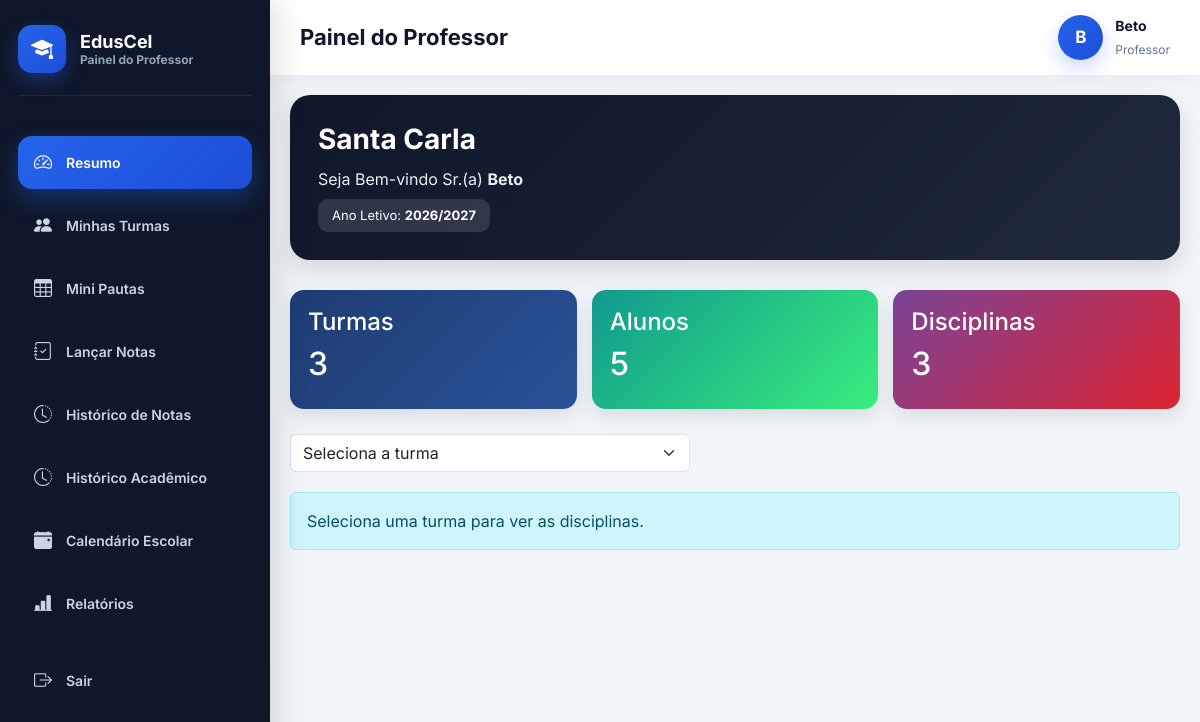
Screenshot of /dashboard/professor/ (signed in) with the database file from the repository.
### users/models.py (models this page shows, shortened)
class User(AbstractUser):
    ROLE_CHOICES = (
        ('SUPERADMIN', 'Super Admin'),
        ('DIRETOR', 'Diretor'),
        ('DIRETOR_PEDAGOGICO', 'Diretor Pedagogico'),
        ('PROFESSOR', 'Professor'),
        ('ALUNO', 'Aluno'),
        ('FINANCEIRO', 'Financeiro'),
        ('SECRETARIA', 'Secretaria'),
    )
    role = models.CharField(
        max_length=20,
        choices=ROLE_CHOICES,
        default='ALUNO'
    )
    ativo = models.BooleanField(default=True)
    escola = models.ForeignKey(
        'academic.Escola',
        on_delete=models.CASCADE,
        null=True,
        blank=True,
        related_name="usuarios"
    )
    criado_em = models.DateTimeField(auto_now_add=True)
    tentativas_login = models.PositiveIntegerField(
        default=0
    )
    bloqueado_ate = models.DateTimeField(
        null=True,
        blank=True
    )
    objects = UserManager()

### academic/models.py (models this page shows, shortened)
class Escola(models.Model):
    nome = models.CharField(
        "Nome da Escola",
        max_length=255
    )
    codigo = models.CharField(
        "Código da Escola",
        max_length=10,
        unique=True,
        blank=True,
        help_text="Código usado no login da escola"
    )
    logo = models.ImageField(
        upload_to='logos_escolas/',
        blank=True,
        null=True
    )
    endereco = models.CharField(
        "Endereço",
        max_length=255
    )
    provincia = models.CharField(
        "Província",
        max_length=100,
        blank=True,
        null=True
    )
    municipio = models.CharField(
        "Município",
        max_length=100,
        blank=True,
        null=True
    )
    telefone = models.CharField(
        "Telefone",
        max_length=20
    )
    nif = models.CharField(
        "NIF",
        max_length=14,
        blank=True,
        null=True,
        help_text="Número de Identificação Fiscal da escola"
    )
    email = models.EmailField(
        "Email da Escola",
        max_length=254,
        blank=True,
        null=True,
        help_text="Email oficial da escola"
    )
    plano = models.ForeignKey(
        "Plano",
        on_delete=models.SET_NULL,
        null=True,
        blank=True,
        related_name="escolas",
        verbose_name="Plano"
    )
    data_expiracao = models.DateField(
        "Data de Expiração do Plano",
        null=True,
        blank=True
    )
    ativo = models.BooleanField(
        "Ativo",
        default=True
    )
    criada_em = models.DateTimeField(
        "Criada em",
        auto_now_add=True
    )
    class Meta:
        verbose_name = "Escola"
        verbose_name_plural = "Escolas"
        ordering = ["nome"]

class AnoLetivo(models.Model):
    nome = models.CharField(max_length=20)  # Ex: 2025/2026
    ativo = models.BooleanField(default=True)
    escola = models.ForeignKey(
        "Escola",
        on_delete=models.CASCADE,
        related_name="anos_letivos"
    )
    def __str__(self):
        return self.nome

### core/views.py (the view, shortened to what this page needs)
# urls.py: path('dashboard/professor/', views.dashboard_professor, name='dashboard_professor'),
@login_required
def dashboard_professor(request):
    if getattr(request.user, "role", None) != "PROFESSOR":
        return redirect("dashboard")
    professor = request.user
    escola = professor.escola
    ano_letivo = AnoLetivo.objects.filter(
        escola=escola,
        ativo=True
    ).first()
    escola_nome = (
        escola.nome
        if escola
        else "Sem escola vinculada"
    )
    disciplinas_prof = Disciplina.objects.filter(
        professor=professor,
        escola=escola
    ).select_related(
        "turma",
        "turma__ano_letivo"
    )
    turmas = (
        Turma.objects
        .filter(
            disciplinas__professor=professor,
            ano_letivo=ano_letivo
        )
        .select_related(
            "curso",
            "ano_letivo"
        )
        .distinct()
        .order_by(
            "classe",
            "identificador"
        )
    )
    total_turmas = turmas.count()
    total_alunos = Aluno.objects.filter(
        turma__in=turmas
    ).count()
    total_disciplinas = disciplinas_prof.count()
    turma_id = request.GET.get("turma")
    turma_selecionada = None
    disciplinas = []
    context = {
        "escola_nome": escola_nome,
        "ano_letivo": ano_letivo,
        "total_turmas": total_turmas,
        "total_alunos": total_alunos,
        "total_disciplinas": total_disciplinas,
        "turmas": turmas,
        "turma_selecionada": turma_selecionada,
        "disciplinas": disciplinas,
    }
    return render(
        request,
        "dashboard_professor.html",
        context
    )

### core/templates/dashboard_professor.html (shortened to what this page needs)
{% extends "base_professor.html" %}
{% block content %}
<div class="dashboard-header">
    <div>
        <h3>
            {{ escola_nome }}
        </h3>
        <p>
            Seja Bem-vindo Sr.(a)
            <strong>
                {{ request.user.get_full_name|default:request.user.username }}
            </strong>
        </p>
        <div class="info-badge">
            Ano Letivo:
            <strong>
                {% if ano_letivo %}
                    {{ ano_letivo.nome }}
                {% else %}
                    Não definido
                {% endif %}
            </strong>
        </div>
    </div>
</div>
<div class="cards">
    <div class="card-box card-blue">
        <h4>Turmas</h4>
        <h2>{{ total_turmas }}</h2>
    </div>
    <div class="card-box card-green">
        <h4>Alunos</h4>
        <h2>{{ total_alunos }}</h2>
    </div>
    <div class="card-box card-purple">
        <h4>Disciplinas</h4>
        <h2>{{ total_disciplinas }}</h2>
    </div>
</div>
<div class="select-box">
<form method="GET">
    <select
        name="turma"
        class="form-select"
        onchange="this.form.submit()"
    >
        <option value="">
            Seleciona a turma
        </option>
    </select>
</form>
</div>
{% if not turma_selecionada %}
<div class="alert alert-info">
    Seleciona uma turma para ver as disciplinas.
</div>
{% endif %}
{% endblock %}

### core/templates/base_professor.html (shortened to what this page needs)
<!DOCTYPE html>
<html lang="pt">
<head>
<link href="https://cdn.jsdelivr.net/npm/bootstrap@5.3.2/dist/css/bootstrap.min.css" rel="stylesheet">
<link href="https://cdn.jsdelivr.net/npm/bootstrap-icons@1.11.1/font/bootstrap-icons.css" rel="stylesheet">
</head>
<body>
<div class="sidebar">
<div class="logo-box">
    <div class="logo-icon">
        <i class="bi bi-mortarboard-fill"></i>
    </div>
    <div class="logo-text">
        EdusCel
        <small>
            Painel do Professor
        </small>
    </div>
</div>
<ul class="menu">
    <li>
        <a href="{% url 'dashboard_professor' %}"
           class="{% if request.resolver_match.url_name == 'dashboard_professor' %}active{% endif %}">
            <i class="bi bi-speedometer2"></i>
            <span>Resumo</span>
        </a>
    </li>
    <li>
        <a href="{% url 'minhas_turmas' %}"
           class="{% if request.resolver_match.url_name == 'minhas_turmas' %}active{% endif %}">
            <i class="bi bi-people-fill"></i>
            <span>Minhas Turmas</span>
        </a>
    </li>
    <li>
        <a href="{% url 'mini_pautas' %}"
           class="{% if request.resolver_match.url_name == 'mini_pautas' %}active{% endif %}">
            <i class="bi bi-table"></i>
            <span>Mini Pautas</span>
        </a>
    </li>
    <li>
        <a href="{% url 'lancar_notas' %}"
           class="{% if request.resolver_match.url_name == 'lancar_notas' %}active{% endif %}">
            <i class="bi bi-journal-check"></i>
            <span>Lançar Notas</span>
        </a>
    </li>
    <li>
        <a href="{% url 'historico_notas' %}"
           class="{% if request.resolver_match.url_name == 'historico_notas' %}active{% endif %}">
            <i class="bi bi-clock-history"></i>
            <span>Histórico de Notas</span>
        </a>
    </li>
    <li>
        <a href="{% url 'historico_professor' %}"
           class="{% if request.resolver_match.url_name == 'historico_professor' %}active{% endif %}">
            <i class="bi bi-clock-history"></i>
            <span>Histórico Acadêmico</span>
        </a>
    </li>
    <li>
        <a href="{% url 'calendario_professor' %}"
           class="{% if request.resolver_match.url_name == 'calendario_professor' %}active{% endif %}">
            <i class="bi bi-calendar-event-fill"></i>
            <span>Calendário Escolar</span>
        </a>
    </li>
    <li>
        <a href="{% url 'relatorios_professor' %}"
           class="{% if request.resolver_match.url_name == 'relatorios_professor' %}active{% endif %}">
            <i class="bi bi-bar-chart-line-fill"></i>
            <span>Relatórios</span>
        </a>
    </li>
    <li class="mt-4">
        <a href="{% url 'logout' %}">
            <i class="bi bi-box-arrow-right"></i>
            <span>Sair</span>
        </a>
    </li>
</ul>
</div>
<div class="main">
<div class="topbar">
    <div class="topbar-title">
        Painel do Professor
    </div>
    <div class="user-box">
        <div class="avatar">
            {{ request.user.username|first|upper }}
        </div>
        <div class="user-info">
            <strong>
                {{ request.user.get_full_name|default:request.user.username }}
            </strong>
            <small>
                Professor
            </small>
        </div>
    </div>
</div>
<div class="content">
    {% block content %}
    {% endblock %}
</div>
</div>
</body>
</html>

### core/templates/base_professor.html (style rules this page uses)
* { margin:0; padding:0; box-sizing:border-box; }
body { font-family:'Inter',sans-serif; background:#f1f5f9; overflow-x:hidden; }
.sidebar { width:270px; height:100vh; background:linear-gradient(180deg,#0f172a,#111827); position:fixed; left:0; top:0; padding:25px 18px; overflow-y:auto; box-shadow:8px 0 30px rgba(0,0,0,0.12); z-index:1000; }
.logo-box { display:flex; align-items:center; gap:14px; margin-bottom:40px; padding-bottom:22px; border-bottom:1px solid rgba(255,255,255,0.08); }
.logo-icon { width:48px; height:48px; border-radius:14px; background:linear-gradient(135deg,#2563eb,#1d4ed8); display:flex; align-items:center; justify-content:center; font-size:22px; color:white; box-shadow:0 8px 18px rgba(37,99,235,0.35); }
.logo-text { color:white; font-size:18px; font-weight:700; line-height:1.2; }
.logo-text small { display:block; color:#94a3b8; font-size:12px; }
.menu { list-style:none; padding:0; margin:0; }
.menu li { margin-bottom:10px; }
.menu a { display:flex; align-items:center; gap:14px; text-decoration:none; padding:13px 16px; border-radius:14px; color:#cbd5e1; transition:.25s; font-size:14px; font-weight:600; }
.menu a i { font-size:18px; }
.menu a.active { background:linear-gradient(135deg,#2563eb,#1d4ed8); color:white; box-shadow:0 10px 25px rgba(37,99,235,0.35); }
.main { margin-left:270px; width:calc(100% - 270px); min-height:100vh; display:flex; flex-direction:column; }
.topbar { height:75px; background:white; display:flex; align-items:center; justify-content:space-between; padding:0 30px; box-shadow:0 4px 18px rgba(0,0,0,0.04); position:sticky; top:0; z-index:999; }
.topbar-title { font-size:22px; font-weight:700; color:#0f172a; }
.user-box { display:flex; align-items:center; gap:12px; }
.avatar { width:45px; height:45px; border-radius:50%; background:linear-gradient(135deg,#2563eb,#1d4ed8); display:flex; align-items:center; justify-content:center; color:white; font-weight:700; font-size:17px; box-shadow:0 8px 20px rgba(37,99,235,0.25); }
.user-info strong { display:block; color:#0f172a; font-size:14px; }
.user-info small { color:#64748b; font-size:12px; }
.content { padding:20px; flex:1; width:100%; }

### core/templates/dashboard_professor.html (style rules this page uses)
.dashboard-header { background: linear-gradient(135deg, #0f172a, #1e293b); padding: 28px; border-radius: 20px; color: white; margin-bottom: 30px; display: flex; justify-content: space-between; align-items: center; box-shadow: 0 10px 25px rgba(0,0,0,0.12); }
.dashboard-header h3 { font-weight:700; margin-bottom:10px; }
.dashboard-header p { margin:0; opacity:.92; }
.cards { display:grid; grid-template-columns:repeat(auto-fit, minmax(220px, 1fr)); gap:15px; margin-bottom:25px; }
.card-box { padding:18px; border-radius:14px; color:white; box-shadow:0 8px 20px rgba(0,0,0,0.1); }
.card-blue { background:linear-gradient(135deg,#1e3c72,#2a5298); }
.card-green { background:linear-gradient(135deg,#11998e,#38ef7d); }
.card-purple { background:linear-gradient(135deg,#7b4397,#dc2430); }
.select-box { max-width:400px; margin-bottom:20px; }
.info-badge { display:inline-block; margin-top:8px; padding:7px 14px; background:rgba(255,255,255,0.12); border-radius:10px; font-size:13px; }

### rows the page displays
User: user.username|first "B", user.get_full_name "Beto"
Escola: nome "Santa Carla"
AnoLetivo: nome "2026/2027"

### other values shown
{{ total_turmas }} "3"
{{ total_alunos }} "5"
{{ total_disciplinas }} "3"
